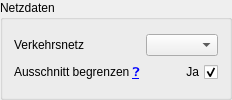
         <widget class="QGroupBox" name="groupBox_2">
          <property name="title">
           <string>Netzdaten</string>
          </property>
          <layout class="QVBoxLayout" name="verticalLayout_10">
           <item>
            <layout class="QGridLayout" name="gridLayout_5">
             <item row="0" column="1">
              <widget class="QgsMapLayerComboBox" name="reprojectSelectLayer"/>
             </item>
             <item row="0" column="0">
              <widget class="QLabel" name="label_13">
               <property name="maximumSize">
                <size>
                 <width>120</width>
                 <height>16777215</height>
                </size>
               </property>
               <property name="text">
                <string>Verkehrsnetz</string>
               </property>
              </widget>
             </item>
             <item row="1" column="0">
              <widget class="QLabel" name="reprojectReduceNetworkBoundsLabel">
               <property name="text">
                <string>&lt;html&gt;&lt;head/&gt;&lt;body&gt;&lt;p&gt;Ausschnitt begrenzen &lt;a href=&quot;info&quot;&gt;❓&lt;/a&gt;&lt;/p&gt;&lt;/body&gt;&lt;/html&gt;</string>
               </property>
               <property name="textFormat">
                <enum>Qt::RichText</enum>
               </property>
              </widget>
             </item>
             <item row="1" column="1">
              <widget class="QCheckBox" name="reprojectReduceNetworkBoundsCheckbox">
               <property name="maximumSize">
                <size>
                 <width>16777215</width>
                 <height>16777215</height>
                </size>
               </property>
               <property name="layoutDirection">
                <enum>Qt::RightToLeft</enum>
               </property>
               <property name="text">
                <string>Ja</string>
               </property>
               <property name="checked">
                <bool>true</bool>
               </property>
              </widget>
             </item>
            </layout>
           </item>
          </layout>
         </widget>
